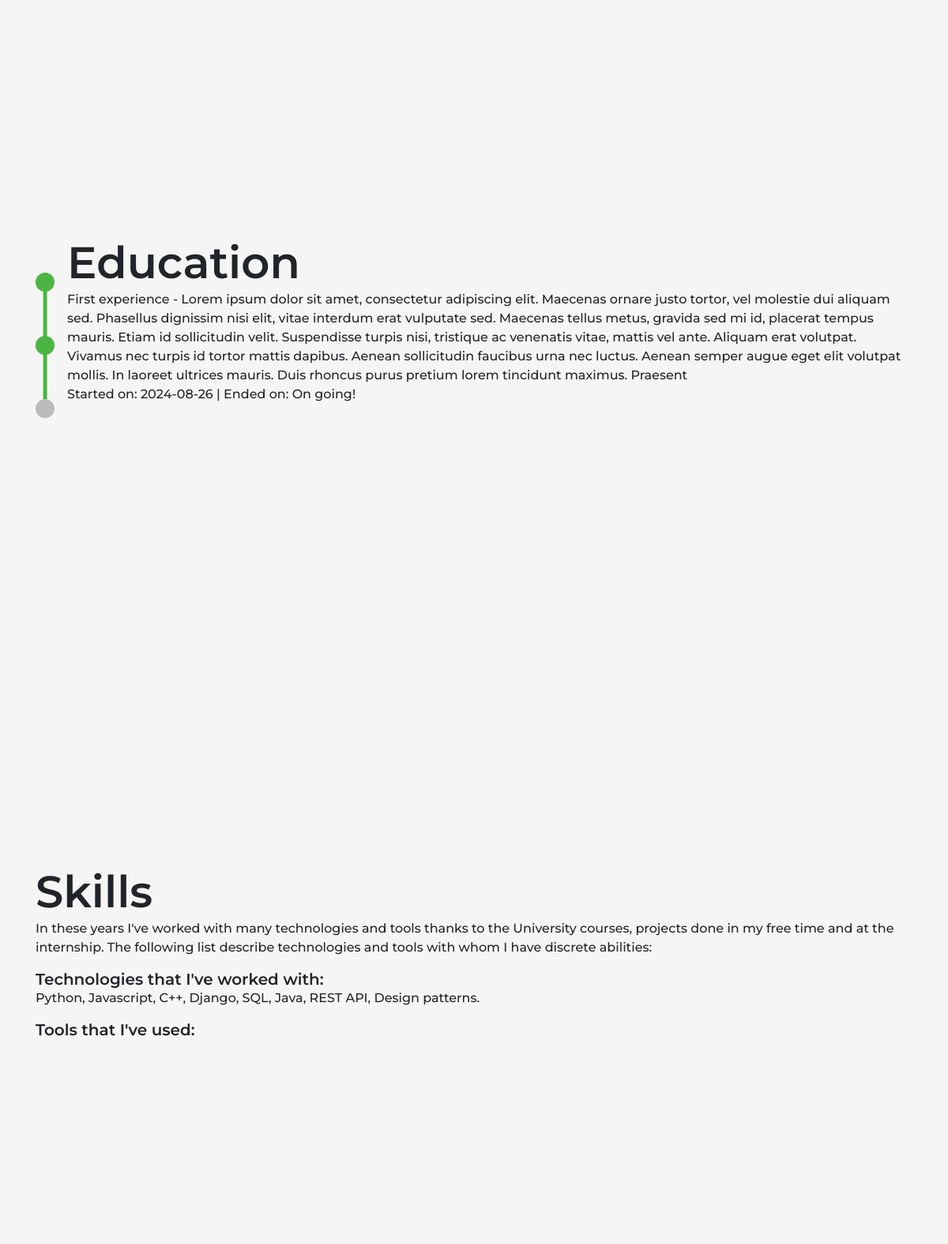
Before: / (middle part) with the older database file.
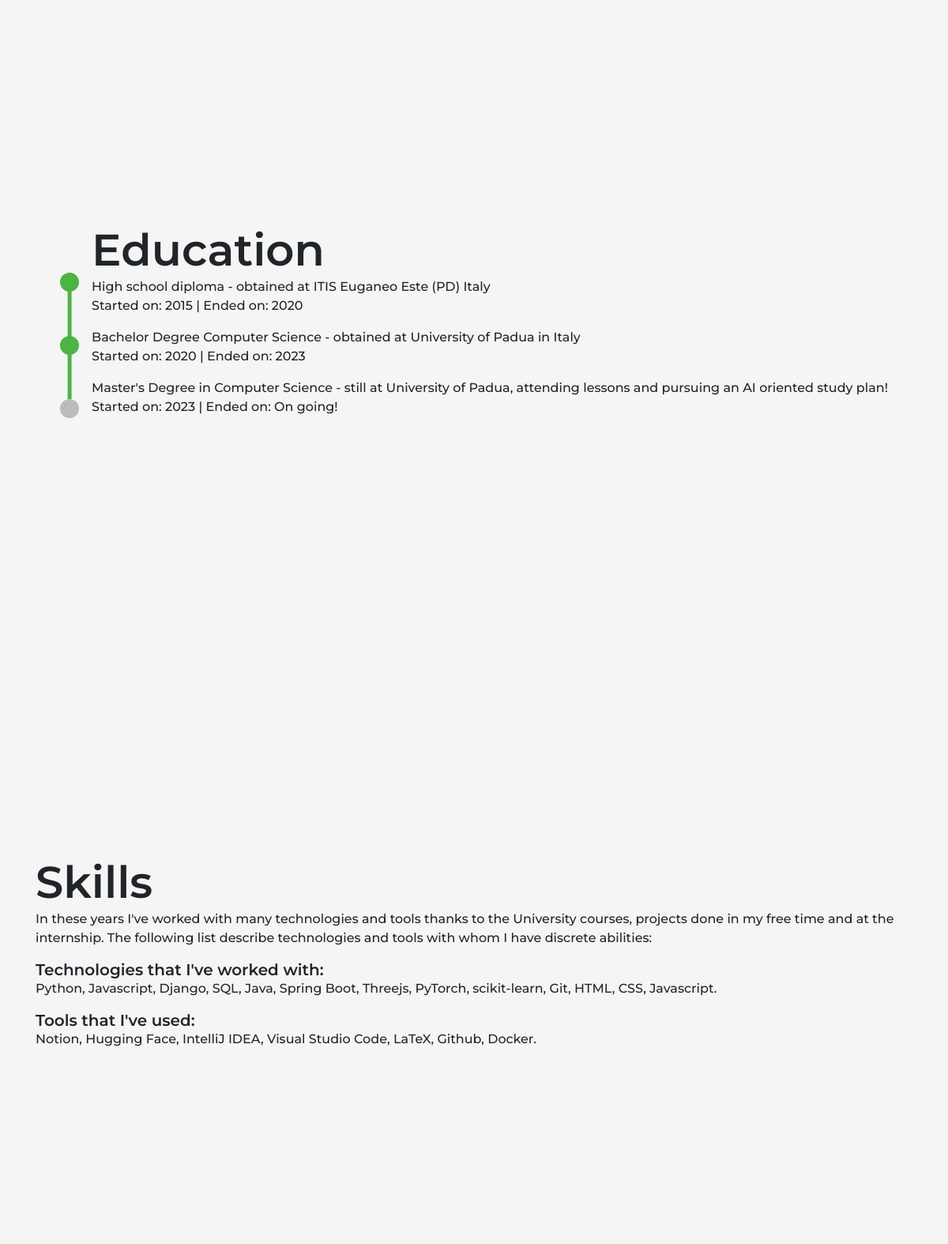
After: the same page with the newer database file.
### home/models.py (models this page shows)
class Education(models.Model):
    title = models.CharField(max_length=100)
    description = models.TextField(max_length=900)
    start_date = models.SmallIntegerField(null=True,blank=True,default=None)
    end_date = models.SmallIntegerField(null=True,blank=True,default=None)

class Competencies(models.Model):
    name = models.CharField(max_length=100)
    additional_description = models.TextField(max_length=400,null=True, blank=True, default=None)

class Tools(models.Model):
    name = models.CharField(max_length=100)
    additional_description = models.TextField(max_length=400,null=True, blank=True, default=None)

### home/views.py (the view)
# urls.py: path('',views.home, name='home'),
def home(request):
    education = Education.objects.all
    competencies = Competencies.objects.all
    tools = Tools.objects.all
    return render(request,'index.html',{"education": education,"competencies":competencies,"tools":tools})

### home/templates/index.html (shortened to what this page needs)
{% extends "base.html" %}
{% load static %}
{% block content %}
<section class="text-section-center"  id="about">
</section>
<section class="d-flex align-items-center justify-content-center vh-100 flex-row" id="edu">
     <div id="step_progress_bar">
        <span class="dot_completed"></span>
        <span class="dot_completed"></span>
        <span class="dot_notcompleted"></span>
    </div>
    <div>
        <h4 class="display-4 text-section-center-title">Education</h4>
            {% for edu in education %}
                <p class="align-self-start">{{ edu.title }} - {{ edu.description }}<br>
                Started on: {{ edu.start_date }} | Ended on: {% if edu.end_date %} {{ edu.end_date }} {% else %} On going! {% endif %}</p>
            {% endfor %}
    </div>
</section>
<section class="text-section-center" id="techno">
    <h4 class="display-4 text-section-center-title">Skills</h4>
    <p>In these years I've worked with many technologies and tools thanks to the University courses, projects done in my free time and at the internship. The following list describe technologies and tools with whom I have discrete abilities:</p>
    <h5 class="display-5 text-section-center-title">Technologies that I've worked with:</h5>
    <p class="align-self-start">
    {% for competencie in competencies %}
        {{ competencie.name }}{% if not forloop.last %},{% else %}.{% endif %}
    {% endfor %}
    </p>
    <h5 class="display-5 text-section-center-title">Tools that I've used:</h5>
    <p class="align-self-start">
    {% for tool in tools %}
        {{ tool.name }}{% if not forloop.last %},{% else %}.{% endif %}
    {% endfor %}
    </p>
</section>
{% endblock %}

### home/templates/base.html (shortened to what this page needs)
<!DOCTYPE html>
<html lang="en">
  <head>
    <link rel="stylesheet" href="https://stackpath.bootstrapcdn.com/bootstrap/4.3.1/css/bootstrap.min.css"  rel="stylesheet" />
    {% load static %}
    <link rel="stylesheet" href="{% static 'home/css/styles.css' %}">
  </head>
  <body>
    <div class="container">{% block content %} {% endblock %}</div>
  </body>
</html>

### home/static/home/css/styles.css (style rules this page uses)
:root { --font-primary: 'Montserrat', sans-serif; --bkgn-color: #F5F5F5; }
body { font-family: var(--font-primary); font-weight: 600; background-color: var(--bkgn-color); }
h4.display-4,h5.display-5 { font-weight: 600; }
p { font-weight: 500; }
.text-section-center { display: flex; flex-direction: column; align-items: center; justify-content: center; min-height: 100vh; text-align: left; }
.text-section-center-title { align-self: flex-start; margin: 0; }
#step_progress_bar { height: 15em; display: flex; flex-direction: column; align-items: center; justify-content: space-around; align-content: center; margin-right: 1em; margin-top: 3em; }
.dot_completed, .dot_notcompleted { position: relative; height: 1.5em; width: 1.5em; background-color: #4bb543; border-radius: 50%; }
.dot_notcompleted { background-color: #bbb; }
.dot_completed::after { position: absolute; content: ""; border-bottom: 5em solid #4bb543; width: 20%; left: 50%; transform: translateX(-50%); }

Changed rows visible on the page:
removed Education: title "First experience", description "Lorem ipsum dolor sit amet, consectetur adipiscing elit. Maecenas ornare justo tortor, vel molestie dui aliquam sed. Phasellus dignissim nisi elit, vitae interdum erat vulputate sed. Maecenas tellus metus, gravida sed mi id, placerat tempus mauris. Etiam id sollicitudin velit. Suspendisse turpis nisi, tristique ac venenatis vitae, mattis vel ante. Aliquam erat volutpat. Vivamus nec turpis id tortor mattis dapibus. Aenean sollicitudin faucibus urna nec luctus. Aenean semper augue eget elit volutpat mollis. In laoreet ultrices mauris. Duis rhoncus purus pretium lorem tincidunt maximus. Praesent", start_date "2024-08-26", shows "On going!"
removed Competencies: name "C++"
removed Competencies: name "REST API"
removed Competencies: name "Design patterns"
added Education: title "High school diploma", description "obtained at ITIS Euganeo Este (PD) Italy", start_date "2015", end_date "2020"
added Education: title "Bachelor Degree Computer Science", description "obtained at University of Padua in Italy", start_date "2020", end_date "2023"
added Education: title "Master's Degree in Computer Science", description "still at University of Padua, attending lessons and pursuing an AI oriented study plan!", start_date "2023", shows "On going!"
added Competencies: name "Spring Boot"
added Competencies: name "Threejs"
added Competencies: name "PyTorch"
added Competencies: name "scikit-learn"
added Competencies: name "Git"
added Competencies: name "HTML"
added Competencies: name "CSS"
added Competencies: name "Javascript"
added Tools: name "Notion"
added Tools: name "Hugging Face"
added Tools: name "IntelliJ IDEA"
added Tools: name "Visual Studio Code"
added Tools: name "LaTeX"
added Tools: name "Github"
added Tools: name "Docker"
